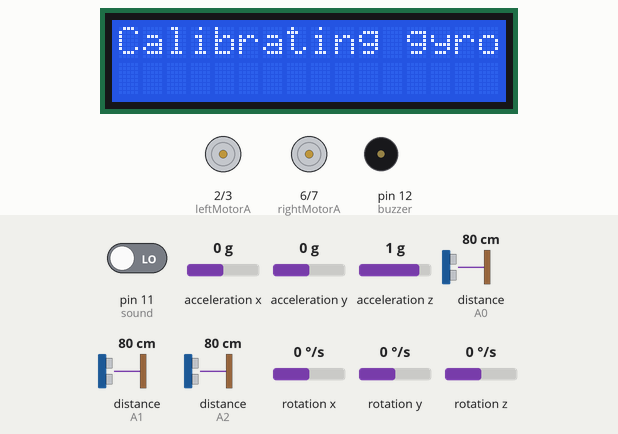
A sketch run on a simulated Arduino Uno, built with avr-gcc and run on an emulated ATmega328P. On the bench: 16×2 character LCD, motor-driver pin pairs drawn as motors (green arrow = first pin HIGH = forward, orange = second pin HIGH = backward, longer = more drive, scaled by the enable pin), buzzer (waves = sounding, pin HIGH). Wiring (inferred from the names in the program): ultrasonic range finder: trigger pin 5; echo A0. The inputs (shaded band) are chosen by the test bench; at power-on: distance to the obstacle (sensors on A0, A1, A2) 80 cm, rotation z 0 °/s, pin 11 (sound) LOW, acceleration x 0 g, acceleration y 0 g, acceleration z 1 g, rotation x 0 °/s, rotation y 0 °/s. The echo pulse lasts 58.3 µs per cm; pins used as bus, display or sensor lines are not drawn.

Above: at 1.2 s.
1.3 s: distance to the obstacle (sensor on A0) set to 17 cm
3.8 s: distance to the obstacle (sensor on A0) set to 14 cm
At 5.6 s:
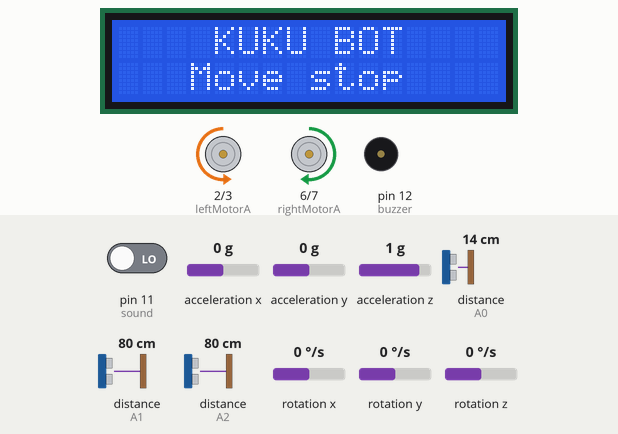
5.9 s: rotation z set to -192 °/s
At 7.0 s:
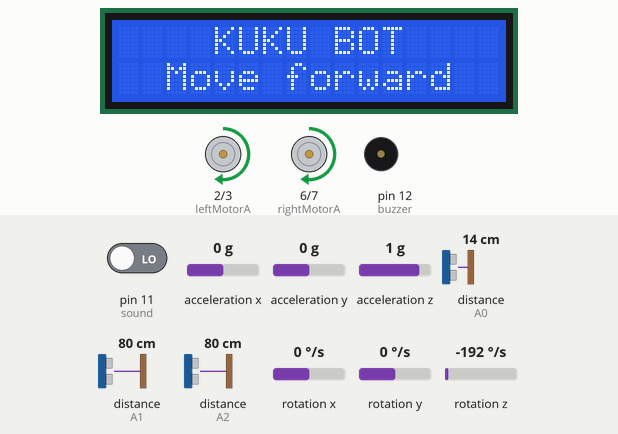
At 8.8 s:
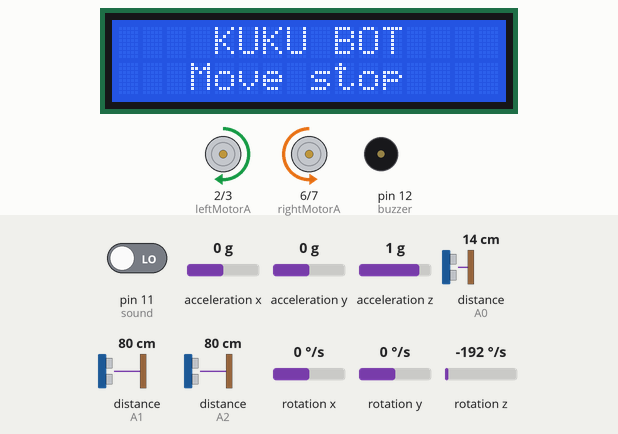
8.9 s: rotation z set to 100 °/s
At 10.5 s:
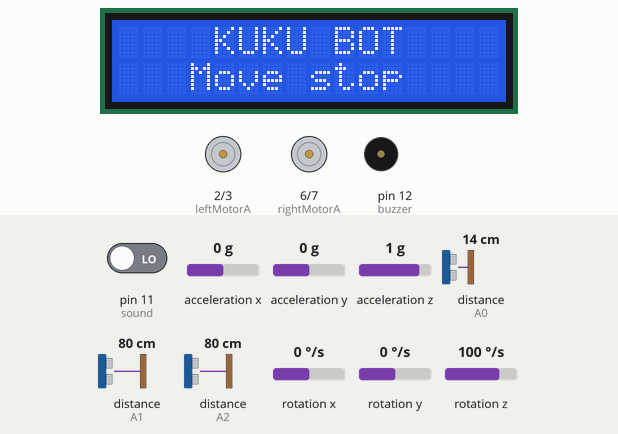
11.9 s: rotation z set to -58 °/s
14.9 s: rotation z set to -65 °/s
Timing chart, 0 to 17.7 s (numbered marks = the images above; inputs shaded):
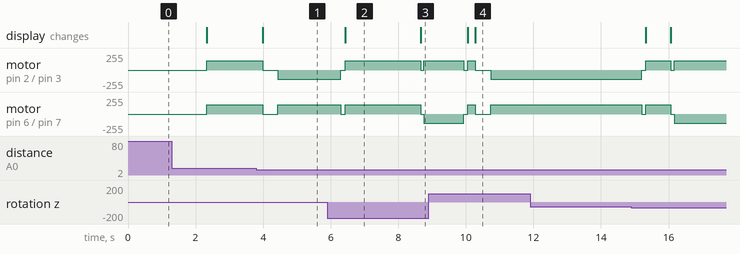

The sketch:

maze-solver.ino
```cpp
#include <Wire.h>
#include <MPU6050_light.h>
#include <LiquidCrystal_I2C.h>

// Motors
#define leftMotorSpeed 10 // Use PWM to control speed of motor
#define leftMotorA  2 // Forward motor
#define leftMotorB  3 // Backward motor
#define rightMotorSpeed 9
#define rightMotorA 6
#define rightMotorB 7
// Ultrasonics
#define frontEcho A0 // Sends duration of wave (input)
#define frontTrig 5 // Sends wave (output)
#define leftEcho  A2
#define leftTrig 4
#define rightEcho A1
#define rightTrig 8
// Sound sensor
#define sound 11
#define buzzer 12

enum moveCommands
{
  FORWARD, /*000*/ BACK, /*001*/
  RIGHT, /*010*/ LEFT = 4, /*100*/
  STOP = 7 /*111*/
};

MPU6050 mpu(Wire);
LiquidCrystal_I2C display(0x3F, 16, 2);

const int safeDist = 14, junctionDist = 30, robotLength = 25;
const int motorSpeed = 140, speedDecrRate = 5;
const int stopDelay = 100, turnDelay = 850;
int lastDir = -1;
bool started = false, turned = false; // Maze contains only one open junction

void test_bot(bool checkMove = false);
void buzz(int count = 1);
int get_dist(int sens);

void setup()
{
  // Serial.begin(9600);
  Wire.begin();

  pinMode(sound, INPUT);
  pinMode(buzzer, OUTPUT);
  // Ultrasonic
  pinMode(frontEcho, INPUT);
  pinMode(frontTrig, OUTPUT);
  pinMode(leftEcho, INPUT);
  pinMode(leftTrig, OUTPUT);
  pinMode(rightEcho, INPUT);
  pinMode(rightTrig, OUTPUT);
  // Motors
  pinMode(leftMotorSpeed, OUTPUT);
  pinMode(leftMotorA, OUTPUT);
  pinMode(leftMotorB, OUTPUT);
  pinMode(rightMotorSpeed, OUTPUT);
  pinMode(rightMotorA, OUTPUT);
  pinMode(rightMotorB, OUTPUT);

  display.begin();
  display.clear();
  // Start from centre (based on length of text) of first row
  display.setCursor(4, 0);
  display.print("KUKU BOT");
  display.setCursor(0, 1);
  display.print("Chrisland School");

  // Set default speed of motors
  analogWrite(leftMotorSpeed, motorSpeed);
  analogWrite(rightMotorSpeed, motorSpeed);
  // Ensure motors aren't on
  move(STOP);
}

void loop()
{
  // Check if hand is in front of robot
  if (!started)
  {
    // Check for clap
    bool clapped = (digitalRead(sound) == LOW);
    if (clapped)
    {
      started = true;
      // Serial.println("Go!!!");

      display.clear();
      display.setCursor(0, 0);

      // Start gyro
      if (mpu.begin() != 0)
      {
        // Error with gyro
        display.print("MPU6050 error");
        buzz(4);
        started = false;
        return;
      }

      display.print("Calibrating gyro");

      delay(1000);
      mpu.calcOffsets();
    }
  }

  else
  {
    mpu.update();
    delay(100);
    navigate_maze();
    //test_bot();
  }
}

void test_bot(bool checkMove = false)
{
  if (!checkMove)
  {
    delay(2000);
    get_dist(FORWARD);
    delay(2000);
    get_dist(LEFT);
    delay(2000);
    get_dist(RIGHT);
  }

  else
  {
    move(FORWARD);
    delay(1500);
    move(STOP);
    move(LEFT);
    delay(1500);
    move(STOP);
    move(RIGHT);
    delay(1500);
    move(STOP);
    move(BACK);
    delay(1500);
    move(STOP);
  }
}

void buzz(int count = 1)
{
  for (int i = 0; i < count; i++)
  {
    tone(buzzer, 400);
    delay(200);
    noTone(buzzer);
    if (i != count - 1) delay(100);
  }
}

// Print direction on LCD
void print_dir(int dir)
{
  if (dir == lastDir) return;

  lastDir = dir;

  display.clear();

  // Print at centre
  display.setCursor(4, 0);
  display.print("KUKU BOT");

  String textToPrint = "Move ";
  textToPrint += (dir == FORWARD)
  ? "forward"
  : (dir == BACK)
    ? "backward"
    : (dir == STOP)
      ? "stop"
      : (dir == LEFT)
        ? "left"
        : "right";

  // Set cursor to middle depending on text length
  int cursPos = (16 - textToPrint.length()) / 2;
  // Print "move right/left" with arrow
  if (dir == LEFT || dir == RIGHT)
  {
    // Move cursor back to accommodate one more char
    display.setCursor(cursPos - 1, 1);
    display.write((dir == LEFT) ? 126 : 127); // arrow
  }

  // Print "move forward/backward"
  else
  {
    display.setCursor(cursPos, 1);
    display.print(textToPrint);
  }
}

void restore_motor_speed()
{
  analogWrite(leftMotorSpeed, motorSpeed);
  analogWrite(rightMotorSpeed, motorSpeed);
}

void waitTill90(bool left)
{
  mpu.update();
  float desiredAngle = abs(mpu.getAngleZ());
  if (left)
  {
    desiredAngle += 75.0;
    while (abs(mpu.getAngleZ()) < desiredAngle)
      mpu.update();
  }
  else
  {
    desiredAngle -= 75.0;
    while (abs(mpu.getAngleZ()) > desiredAngle)
      mpu.update();
  }
}

void move(int dir)
{
  // Don't move until [started] is true
  // Don't move if new direction is the same as previous one
  if (!started) return;

  print_dir(dir);

  // Check if direction is forward by checking if last bit is zero
  bool forward = !(dir & BACK);

  // If motor A is on, that means motor is moving forward
  // If motor B is on, that means motor is moving backward

  // Forward or backward only
  if (dir == FORWARD || dir == BACK)
  {
    digitalWrite(leftMotorA, forward);
    digitalWrite(leftMotorB, !forward);
    digitalWrite(rightMotorA, forward);
    digitalWrite(rightMotorB, !forward);
  }

  // Stop (put all motors off)
  else if (dir == STOP)
  {
    digitalWrite(leftMotorA, LOW);
    digitalWrite(leftMotorB, LOW);
    digitalWrite(rightMotorA, LOW);
    digitalWrite(rightMotorB, LOW);

    delay(stopDelay);
  }

  // Left or right
  else
  {
    // Turn off all motors
    move(STOP);
    mpu.update();

    if (dir & LEFT)
    {
      // Turning left requires enabling right motors
      digitalWrite(rightMotorA, forward);
		  digitalWrite(leftMotorB, forward);
      // Set right motors to move back to make turning smoother
      digitalWrite(rightMotorB, !forward);
			digitalWrite(leftMotorA, !forward);
    }

    else
    {
      // Turning right requires enabling left motors
      digitalWrite(leftMotorA, forward);
		  digitalWrite(rightMotorB, forward);
      // Set left motors to move back to make turning smoother
      digitalWrite(leftMotorB, !forward);
			digitalWrite(rightMotorA, !forward);
		}

    // Wait for a while to fully turn
    // delay(turnDelay);
    waitTill90((dir == LEFT));
    move(STOP);
  }
}

// sens -> FORWARD, LEFT, RIGHT
int get_dist(int sens)
{
  delay(100); // Warm up sensor

  // Get echo pin (front, left or right)
  int echoPin = (sens == FORWARD)
    ? frontEcho
    : (sens == LEFT)
      ? leftEcho
      : rightEcho;

  // Get trig pin (front, left or right)
  int trigPin = (sens == FORWARD)
    ? frontTrig
    : (sens == LEFT)
      ? leftTrig
      : rightTrig;

  // Warm up trigger
  digitalWrite(trigPin, LOW);
  delayMicroseconds(4);

  // Send out 8 cycle ultrasonic burst
  digitalWrite(trigPin, HIGH);
  delayMicroseconds(10);
  digitalWrite(trigPin, LOW);

  // Get time taken for echo pin to go from HIGH to LOW
  long t = pulseIn(echoPin, HIGH);

  // v = 2x / t
  // x = vt / 2
  // x (cm) = 0.034 (cm/us) * t (us) / 2
  float x /* distance */ = 0.034 * (float) t / 2;

//   display.clear();
//   display.setCursor(0, 0);
//   display.print((sens == LEFT)
//      ? "Left"
//      : (sens == RIGHT)
//        ? "Right" : "Front");
//   display.print(": ");
//   display.print(x);
//   display.print("cm");

  // Sensor not working
  if (x <= 0)
  {
    move(STOP);
    started = false;

    display.clear();
    display.setCursor(2, 0);

    // Error log
    if (sens == FORWARD)
    {
      display.print("Front");
      buzz();
    }

    else if (sens == LEFT)
    {
      display.print("Left");
      buzz(2);
    }

    else
    {
      display.print("Right");
      buzz(3);
    }
    display.print(" sensor");
    display.setCursor(2, 1);
    display.print("not working");
  }

  return x;
}

void align_bot()
{
  float currAngle = mpu.getAngleZ();
  int distFrom90 = ((int) abs(currAngle)) % 90;
  // Get angle to move by from 90 degrees
  int rotateBy = (distFrom90 < 45)
    ? distFrom90
    : 90 - distFrom90;

  // Serial.print("Rotate by ");
  // Serial.println(rotateBy);
  // delay(10);

  if (rotateBy >= 5)
  {
    // If the robot is facing the right, make it shift to the left
    // Shifting is done by reducing the speed of one motor
    if (currAngle < 0)
      analogWrite(rightMotorSpeed, motorSpeed - (rotateBy * speedDecrRate));
    // If the robot is facing the left, make it shift to the right
    else
      analogWrite(leftMotorSpeed, motorSpeed - (rotateBy * speedDecrRate));
  }

  // Else, robot is moving straight enough
  else
    restore_motor_speed();
}

void navigate_maze()
{
  // No obstacle
  if (get_dist(FORWARD) > safeDist)
  {
    move(FORWARD);
  }

  // Obstacle
  else
  {
    move(STOP);

    int leftDist = get_dist(LEFT), rightDist = get_dist(RIGHT);

      if (leftDist < safeDist && rightDist < safeDist)
      {
        backSeq:
          move(BACK);
          leftDist = get_dist(LEFT), rightDist = get_dist(RIGHT);
          if (leftDist < safeDist && rightDist < safeDist)
            goto backSeq;
          else
          {
            move(LEFT);
            move(FORWARD);
            return;
          }
      }

    move((leftDist > safeDist) ? LEFT : RIGHT);
    move(FORWARD);

    delay(!turned ? 2200 : 700), turned = true;
    move((leftDist > safeDist) ? RIGHT : LEFT);
    move(FORWARD);
  }
}
```

Measured:
- the behaviour switches between 16 and 15 cm on distance to the obstacle (sensor on A0) (found by bisection; images 0 and 1)
- after the input at 3.8 s, motor on pin 2 (leftMotorA) / pin 3 (leftMotorB): forward 140/255 → stopped after 0.18 s, → backward 140/255 0.45 s later; motor on pin 6 (rightMotorA) / pin 7 (rightMotorB): forward 140/255 → stopped after 0.18 s, → forward 140/255 0.45 s later; the display: changes after 0.18 s (image 1)
- after the input at 5.9 s, motor on pin 2 (leftMotorA) / pin 3 (leftMotorB): alternates forward 140/255 for 2.2 s and stopped for 0.11 s, starting after 0.40 s; motor on pin 6 (rightMotorA) / pin 7 (rightMotorB): forward 140/255 → stopped after 0.40 s, → forward 140/255 0.12 s later, → stopped 2.2 s later, → backward 140/255 0.10 s later
- after the input at 11.9 s, every drawn part: stays the same
- what the display in image 2 shows lasts 2.3 s, from 6.4 s to 8.7 s
